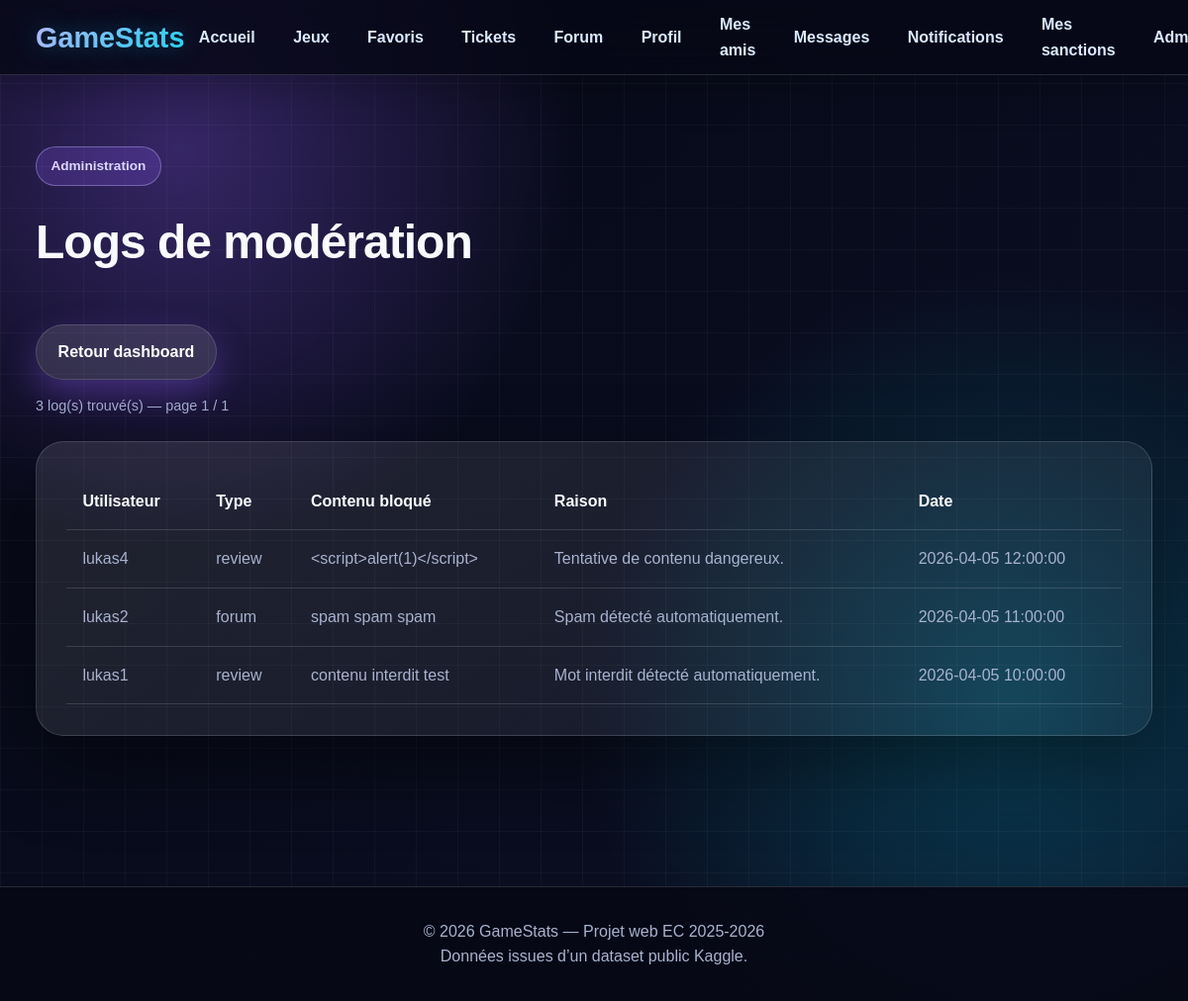
/admin/moderation_logs.php (signed in), run on the app's committed database.
### tables this page shows
CREATE TABLE moderation_logs (
    id INT AUTO_INCREMENT PRIMARY KEY,
    user_id INT NOT NULL,
    content_type VARCHAR(50) NOT NULL,
    blocked_content TEXT NOT NULL,
    reason VARCHAR(255) NOT NULL,
    created_at DATETIME DEFAULT CURRENT_TIMESTAMP,
    FOREIGN KEY (user_id) REFERENCES users(id) ON DELETE CASCADE
);

CREATE TABLE users (
    id INT AUTO_INCREMENT PRIMARY KEY,
    username VARCHAR(50) NOT NULL UNIQUE,
    email VARCHAR(100) NOT NULL UNIQUE,
    password VARCHAR(255) NOT NULL,
    avatar VARCHAR(255) DEFAULT NULL,
    bio TEXT DEFAULT NULL,
    role ENUM('user', 'admin') DEFAULT 'user',
    is_banned TINYINT(1) DEFAULT 0,
    ban_reason VARCHAR(255) DEFAULT NULL,
    email_verified TINYINT(1) DEFAULT 0,
    email_verification_token VARCHAR(255) DEFAULT NULL,
    email_verified_at DATETIME DEFAULT NULL,
    created_at DATETIME DEFAULT CURRENT_TIMESTAMP
);

### www/admin/moderation_logs.php (the view, shortened to what this page needs)
<?php
require_once '../includes/db.php';
$page = max(1, (int)($_GET['page'] ?? 1));
$perPage = 10;
$offset = ($page - 1) * $perPage;
$totalLogs = (int)$pdo->query('SELECT COUNT(*) FROM moderation_logs')->fetchColumn();
$totalPages = max(1, (int)ceil($totalLogs / $perPage));
$stmt = $pdo->prepare(
    'SELECT
        moderation_logs.*,
        users.username
     FROM moderation_logs
     INNER JOIN users
        ON moderation_logs.user_id = users.id
     ORDER BY moderation_logs.created_at DESC
     LIMIT :limit OFFSET :offset'
);
$stmt->bindValue(':limit', $perPage, PDO::PARAM_INT);
$stmt->bindValue(':offset', $offset, PDO::PARAM_INT);
$stmt->execute();
$logs = $stmt->fetchAll();
include '../includes/header.php';
?>
<section class="section">
    <div class="container">
        <div class="admin-header">
            <div>
                <span class="eyebrow">Administration</span>
                <h1 class="section-title">Logs de modération</h1>
            </div>
            <a href="dashboard.php" class="btn btn-secondary">
                Retour dashboard
            </a>
        </div>
        <div id="adminAjaxContent">
            <p class="form-help" style="margin-bottom: 1.5rem;">
                <?= htmlspecialchars($totalLogs) ?> log(s) trouvé(s)
                — page <?= htmlspecialchars($page) ?> / <?= htmlspecialchars($totalPages) ?>
            </p>
            <div class="table-wrapper">
                <table>
                    <thead>
                        <tr>
                            <th>Utilisateur</th>
                            <th>Type</th>
                            <th>Contenu bloqué</th>
                            <th>Raison</th>
                            <th>Date</th>
                        </tr>
                    </thead>
                    <tbody>
                        <?php foreach ($logs as $log): ?>
                            <tr>
                                <td><?= htmlspecialchars($log['username']) ?></td>
                                <td><?= htmlspecialchars($log['content_type']) ?></td>
                                <td><?= nl2br(htmlspecialchars($log['blocked_content'])) ?></td>
                                <td><?= htmlspecialchars($log['reason']) ?></td>
                                <td><?= htmlspecialchars($log['created_at']) ?></td>
                            </tr>
                        <?php endforeach; ?>
                    </tbody>
                </table>
            </div>
        </div>
    </div>
</section>
<?php include '../includes/footer.php'; ?>

### www/assets/css/style.css (style rules this page uses)
* { box-sizing: border-box; margin: 0; padding: 0; }
:root { --bg: #070816; --bg2: #0b1024; --card: rgba(255,255,255,0.08); --text: #f8fafc; --muted: #a8b3cf; --primary: #8b5cf6; --secondary: #06b6d4; --border: rgba(255,255,255,0.14); --shadow: 0 30px 80px rgba(0,0,0,0.45); }
html, body { overflow-x: hidden; }
body { font-family: Arial, Helvetica, sans-serif; background: radial-gradient(circle at 15% 15%, rgba(139,92,246,0.35), transparent 30%), radial-gradient(circle at 85% 70%, rgba(6,182,212,0.28), transparent 35%), linear-gradient(135deg, var(--bg), var(--bg2)); color: var(--text); line-height: 1.6; min-height: 100vh; }
body::before { content: ""; position: fixed; inset: 0; background-image: linear-gradient(rgba(255,255,255,0.035) 1px, transparent 1px), linear-gradient(90deg, rgba(255,255,255,0.035) 1px, transparent 1px); background-size: 42px 42px; pointer-events: none; z-index: -1; }
a { color: inherit; text-decoration: none; }
.container { width: min(1180px, 92%); margin: 0 auto; }
.eyebrow { display: inline-block; margin-bottom: 1.2rem; padding: 0.5rem 0.9rem; border-radius: 999px; background: rgba(139,92,246,0.22); border: 1px solid rgba(196,181,253,0.4); color: #ddd6fe; font-weight: 900; font-size: 0.85rem; }
.btn { display: inline-flex; align-items: center; justify-content: center; border: none; cursor: pointer; background: linear-gradient(135deg, var(--primary), var(--secondary)); color: white; padding: 0.9rem 1.35rem; border-radius: 999px; font-weight: 900; box-shadow: 0 15px 35px rgba(139,92,246,0.35); transition: 0.2s; width: fit-content; position: relative; overflow: hidden; margin-top: 0.75rem; margin-right: 0.65rem; margin-bottom: 0.35rem; }
.btn::after { content: ""; position: absolute; inset: 0; background: linear-gradient(120deg, transparent, rgba(255,255,255,0.25), transparent); transform: translateX(-120%); transition: 0.45s; }
.btn-secondary { background: rgba(255,255,255,0.12); border: 1px solid var(--border); }
.section { padding: 4.5rem 0; animation: fadeUp 0.6s ease both; }
.section-title { font-size: clamp(2.2rem, 4vw, 3.4rem); margin-bottom: 2rem; letter-spacing: -1px; }
.card, .game-card, .info-box, .auth-card, .filters, .table-wrapper { background: linear-gradient(145deg, rgba(255,255,255,0.10), rgba(255,255,255,0.045)); border: 1px solid var(--border); backdrop-filter: blur(20px); box-shadow: var(--shadow); border-radius: 28px; padding: 1.9rem; transition: transform 0.25s ease, box-shadow 0.25s ease, border-color 0.25s ease; }
.form-help { margin-top: 0.6rem; color: var(--muted); font-size: 0.9rem; }
.table-wrapper { overflow-x: auto; }
table { width: 100%; border-collapse: collapse; }
th, td { padding: 1rem; border-bottom: 1px solid var(--border); text-align: left; }
td { color: var(--muted); }
tbody tr { transition: background 0.2s ease; }
.container { width: min(1440px, 94%); }

### data on the page
moderation_logs: user.username "lukas4", content_type "review", blocked_content "<script>alert(1)</script>", reason "Tentative de contenu dangereux.", created_at "2026-04-05 12:00:00"
moderation_logs: user.username "lukas2", content_type "forum", blocked_content "spam spam spam", reason "Spam détecté automatiquement.", created_at "2026-04-05 11:00:00"
moderation_logs: user.username "lukas1", content_type "review", blocked_content "contenu interdit test", reason "Mot interdit détecté automatiquement.", created_at "2026-04-05 10:00:00"

### other printed values
$totalLogs "3"
$page "1"
$totalPages "1"
